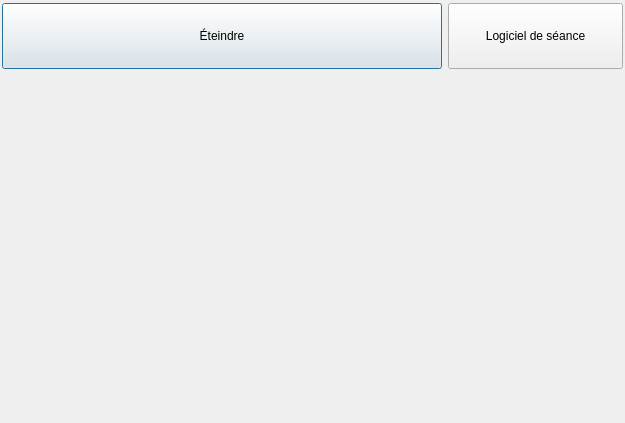
<?xml version="1.0" encoding="UTF-8"?>
<ui version="4.0">
 <class>KitInSessionDialog</class>
 <widget class="QDialog" name="KitInSessionDialog">
  <property name="geometry">
   <rect>
    <x>0</x>
    <y>0</y>
    <width>625</width>
    <height>423</height>
   </rect>
  </property>
  <property name="windowTitle">
   <string>OpenTeraPlus</string>
  </property>
  <property name="styleSheet">
   <string notr="true">QPushButton#btnLogout, QPushButton#btnLauncher{
   min-height:64px;
}</string>
  </property>
  <layout class="QVBoxLayout" name="verticalLayout">
   <property name="leftMargin">
    <number>2</number>
   </property>
   <property name="topMargin">
    <number>2</number>
   </property>
   <property name="rightMargin">
    <number>2</number>
   </property>
   <property name="bottomMargin">
    <number>0</number>
   </property>
   <item>
    <layout class="QHBoxLayout" name="horizontalLayout">
     <item>
      <widget class="QPushButton" name="btnLogout">
       <property name="sizePolicy">
        <sizepolicy hsizetype="Expanding" vsizetype="Fixed">
         <horstretch>0</horstretch>
         <verstretch>0</verstretch>
        </sizepolicy>
       </property>
       <property name="minimumSize">
        <size>
         <width>0</width>
         <height>66</height>
        </size>
       </property>
       <property name="maximumSize">
        <size>
         <width>16777215</width>
         <height>64</height>
        </size>
       </property>
       <property name="cursor">
        <cursorShape>PointingHandCursor</cursorShape>
       </property>
       <property name="text">
        <string>Éteindre</string>
       </property>
       <property name="icon">
        <iconset resource="../../resources/TeraClient.qrc">
         <normaloff>:/controls/red_button.png</normaloff>:/controls/red_button.png</iconset>
       </property>
       <property name="iconSize">
        <size>
         <width>32</width>
         <height>32</height>
        </size>
       </property>
      </widget>
     </item>
     <item>
      <widget class="QPushButton" name="btnLauncher">
       <property name="minimumSize">
        <size>
         <width>175</width>
         <height>66</height>
        </size>
       </property>
       <property name="maximumSize">
        <size>
         <width>16777215</width>
         <height>64</height>
        </size>
       </property>
       <property name="cursor">
        <cursorShape>PointingHandCursor</cursorShape>
       </property>
       <property name="text">
        <string>Logiciel de séance</string>
       </property>
       <property name="icon">
        <iconset resource="../../resources/TeraClient.qrc">
         <normaloff>:/icons/service.png</normaloff>:/icons/service.png</iconset>
       </property>
       <property name="iconSize">
        <size>
         <width>32</width>
         <height>32</height>
        </size>
       </property>
      </widget>
     </item>
    </layout>
   </item>
   <item>
    <widget class="QWidget" name="widgetMain" native="true">
     <property name="sizePolicy">
      <sizepolicy hsizetype="Preferred" vsizetype="MinimumExpanding">
       <horstretch>0</horstretch>
       <verstretch>0</verstretch>
      </sizepolicy>
     </property>
    </widget>
   </item>
  </layout>
 </widget>
 <resources>
  <include location="../../resources/TeraClient.qrc"/>
 </resources>
 <connections/>
</ui>
